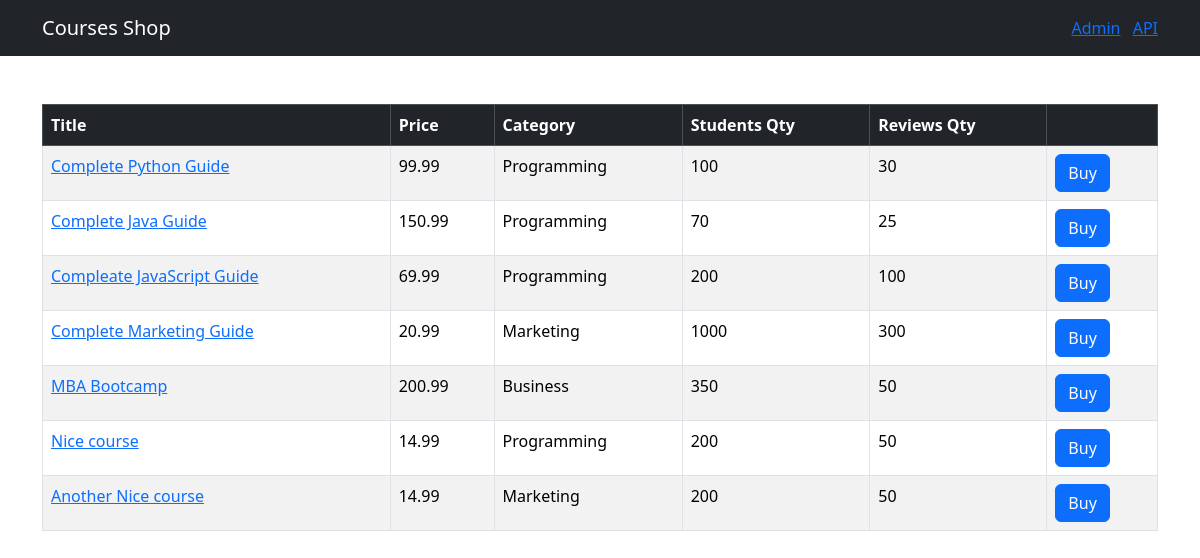
The page / on the database its author committed.
### shop/models.py (models this page shows, shortened)
class Course(models.Model):
    title = models.CharField(max_length=255)
    price = models.FloatField()
    students_qty = models.IntegerField()
    reviews_qty = models.IntegerField()
    created_at = models.DateTimeField(default=timezone.now)
    category = models.ForeignKey(Category, on_delete=models.CASCADE)

class Category(models.Model):
    title = models.CharField(max_length=300)
    created_at = models.DateTimeField(default=timezone.now)
    def __str__(self):
        return self.title

### shop/views.py (the view)
# urls.py: path('', views.index, name="index"),
def index(request):
    courses = Course.objects.all()
    return render(request, 'shop/course.html', {'courses': courses})

### templates/shop/course.html (shortened to what this page needs)
{% extends 'base.html' %}
{% block content %}
<table class="table mt-5 table-bordered table-striped table-hover">
    <thead class="table-dark">
    <tr>
        <th>Title</th>
        <th>Price</th>
        <th>Category</th>
        <th>Students Qty</th>
        <th>Reviews Qty</th>
        <th></th>
    </tr>
    </thead>
    <tbody>
    {% for course in courses %}
        <tr>
            <td>
                <a href={% url "shop:single_course" course.id %}>{{ course.title }}</a>
            </td>
            <td>{{ course.price }}</td>
            <td>{{ course.category }}</td>
            <td>{{ course.students_qty }}</td>
            <td>{{ course.reviews_qty }}</td>
            <td><button class="btn btn-primary">Buy</button></td>
        </tr>
    {% endfor %}
    </tbody>
</table>
{% endblock %}

### templates/base.html (shortened to what this page needs)
<!DOCTYPE html>
<html lang="en">
<head>
    <link rel="stylesheet" href="https://cdn.jsdelivr.net/npm/bootstrap@5.3.3/dist/css/bootstrap.min.css">
</head>
<body>
    <nav class="navbar navbar-dark bg-dark">
        <div class="container">
            <a href={% url "shop:index" %} class="navbar-brand">Courses Shop</a>
            <span class="navbar_text">
                <a href="/admin/" class="me-2" target="_black">Admin</a>
                <a href="/api/v1/" target="_black">API</a>
            </span>
        </div>
    </nav>
    <main class="container">
        {% block content %}
        {% endblock %}
    </main>
</body>
</html>

### rows shown on the page
Course: title "Complete Python Guide", price "99.99", category "Programming", students_qty "100", reviews_qty "30"
Course: title "Complete Java Guide", price "150.99", category "Programming", students_qty "70", reviews_qty "25"
Course: title "Compleate JavaScript Guide", price "69.99", category "Programming", students_qty "200", reviews_qty "100"
Course: title "Complete Marketing Guide", price "20.99", category "Marketing", students_qty "1000", reviews_qty "300"
Course: title "MBA Bootcamp", price "200.99", category "Business", students_qty "350", reviews_qty "50"
Course: title "Nice course", price "14.99", category "Programming", students_qty "200", reviews_qty "50"
Course: title "Another Nice course", price "14.99", category "Marketing", students_qty "200", reviews_qty "50"
